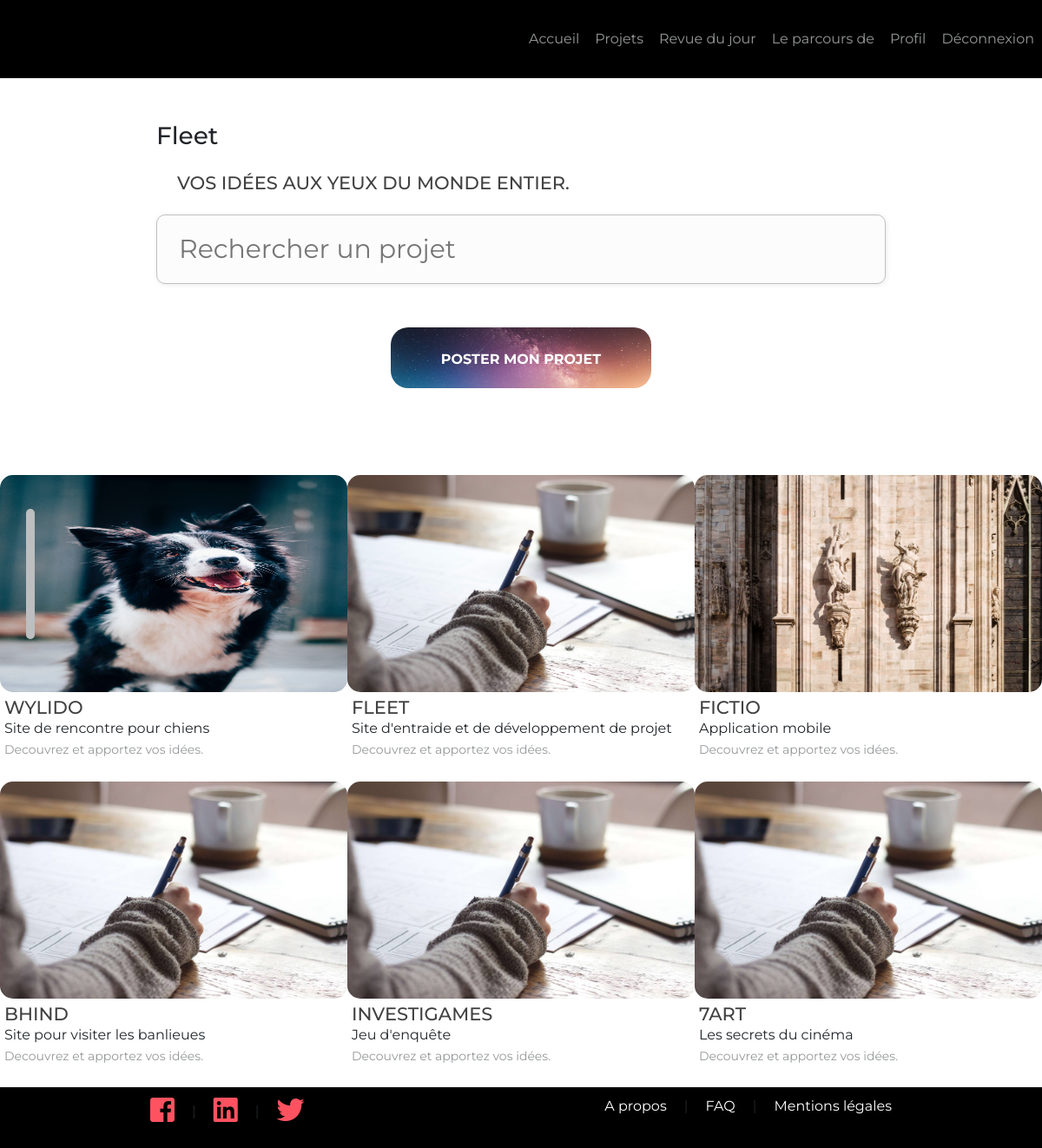
Page /allprojets.php (signed in) on the committed database.
### tables this page shows
CREATE TABLE IF NOT EXISTS `projets` (
  `id` int(11) NOT NULL AUTO_INCREMENT,
  `title` varchar(50) NOT NULL DEFAULT '0',
  `like_count` int(11) NOT NULL DEFAULT '0',
  `description` text,
  `background` varchar(255) DEFAULT NULL,
  `baseline` varchar(255) DEFAULT NULL,
  `support` text,
  `objectif` text,
  `cibles` text,
  `created_at` datetime DEFAULT CURRENT_TIMESTAMP,
  `id_user` int(11) DEFAULT NULL,
  PRIMARY KEY (`id`)
);

### class/Database.php (called while the page is built, shortened)
<?php
  class Database{
    private $pdo;
    public function __construct($login, $password, $database_name, $host = 'localhost'){
      $this->pdo = new PDO("mysql:dbname=$database_name;host=$host", $login, $password);
      $this->pdo->setAttribute(PDO::ATTR_ERRMODE, PDO::ERRMODE_EXCEPTION);
      $this->pdo->setAttribute(PDO::ATTR_DEFAULT_FETCH_MODE, PDO::FETCH_OBJ);
    }
    public function query($query, $params = false){
      try{
      if($params){
        $req = $this->pdo->prepare($query);
        $req->execute($params);
      }else{
        $req = $this->pdo->query($query);
      }
    }catch(PDOException $e){
      echo $e->getMessage();
      echo $e->getFile();
      echo $e->getLine();
      print_r($e->getTrace());
      die();
    }
      return $req;
    }
  }
 ?>

### class/App.php (called while the page is built, shortened)
<?php
class App{
  static $db = null;
  static function getDatabase(){
    if(!self::$db){
      self::$db = new Database('root','','basefleet');
    }
    return self::$db;
  }
}
?>

### allprojets.php (the view, shortened to what this page needs)
<?php
	$db = App::getDatabase();
	$projets = $db->query("SELECT * FROM projets ORDER BY `projets`.`created_at` DESC")->fetchAll();
	$image = new Image();
	require 'inc/header.php';
	?>
	<header class="header">
		<?php if(isset($_SESSION['auth'])): ?>
			<div class="nav">
				<div class="nav-items"><a href="main.php">Accueil</a></div>
				<div class="nav-items"><a href="allprojets.php">Projets</a></div>
				<div class="nav-items"><a href="allrevu.php">Revue du jour</a></div>
				<div class="nav-items"><a href="allparcours.php">Le parcours de</a></div>
				<div class="nav-items"><a href="profil.php">Profil</a></div>
				<div class="nav-items"><a href="logout.php">Déconnexion</a></div>
			</div>
		<?php endif; ?>
	</header>
	<div class="menu-toggler" id="menu-toggler"></div>
						<img src="<?php $image->getImage($_SESSION['auth']->avatar, "avatar"); ?>" alt="">
	<div class="main-caption">
			<div class="form-field">
					<div class="field-caption">
							<h3>Fleet</h3>
							<h2>Vos idées aux yeux du monde entier.</h2>
					</div>
					<div class="field">
						<form>
							<input id="search" type="text" class="field-input" placeholder="Rechercher un projet" name="input" autocomplete="off">
						</form>
				</div>
			</div>
	</div>
	<div class="menu-btns">
			<div class="menu--proposition"><a href="postprojet.php">Poster mon projet</a></div>
	</div>
	<div class="h--posts" >
		<?php foreach ($projets as $projet): ?>
			<div class="h--posts-item projet_lifestyle projet">
					<a class="h--post-link" href="projet.php?projet=<?php echo $projet->id; ?>"></a>
					<div class="h--post-item-img">
							<img src="<?php $image->getImage($projet->background, "projets"); ?>" alt="project_image">
					</div>
					<div class="h--post-desc">
							<h2 class="titre"><?php echo $projet->title; ?></h2>
							<p><?php echo $projet->baseline; ?></p>
							<span class="h--post-subdesc">
									 Decouvrez et apportez vos idées.
							</span>
					</div>
			</div>
		<?php endforeach; ?>
	</div>
	</div>
	<br>
<footer class="footer">
	<div class="reseaux" style="position:relative; left:auto;">
		<table cellpadding=10>
		<tr>
			<td><li class="foot-item"><a href="https://www.facebook.com/Fleet-change-your-world-177344952913438/?hc_ref=ARS6ZUejbmzCW9VHWZKC062UwGJEfvBM9DbdQtFk7oLbycEvxORS708jI82fldH3alo&fref=nf" target="_blank"><i class="fab fa-facebook-square fa-2x"></i></a></li></td>
			<td>|</td>
			<td><li class="foot-item"><a href="" target="_blank"><i class="fab fa-linkedin fa-2x"></i></a></li></td>
			<td>|</td>
			<td><li class="foot-item"><a href="https://twitter.com/fleetcyw" target="_blank"><i class="fab fa-twitter fa-2x"></i></a></li></td>
		</tr>
		</table>
	</div>
	<div style="float:right;">
		<table cellpadding=10>
		<tr>
			<td><li class="foot-item"><a href="apropos.php">A propos </a></li></td>
			<td>|</td>
			<td><li class="foot-item"><a href="faq.php">FAQ</a></li></td>
			<td>|</td>
			<td><li class="foot-item"><a href="mention.php">Mentions légales</a></li></td>
		</tr>
		</table>
	</div>
</footer>
</body>
</html>

### inc/header.php (shortened to what this page needs)
<!DOCTYPE html>
<html lang="fr">
<head>
    <link rel="stylesheet" href="https://maxcdn.bootstrapcdn.com/bootstrap/4.0.0/css/bootstrap.min.css">
	<link rel="stylesheet" href="css/styleMax.css">
	<link rel="stylesheet" href="css/fonts/fontawesome-all.css">
</head>
<body>
	<div class="global" id="global">

### class/image.php (shortened to what this page needs)
<?php
class Image {
    public function getImage($fileName, $chemin, $imgDefault="fleet.png"){
      $path ="img/". $chemin ."/";
      $target_dir = __DIR__ . DIRECTORY_SEPARATOR . ".." . DIRECTORY_SEPARATOR . "img" . DIRECTORY_SEPARATOR . $chemin . DIRECTORY_SEPARATOR;
      if(is_file($target_dir.$fileName)){
        echo $path.$fileName;
      }else{
        echo $path.$imgDefault;
      }
    }
}

### css/styleMax.css (style rules this page uses)
* { -moz-box-sizing: border-box; -webkit-box-sizing: border-box; box-sizing: border-box; }
body { margin: 0; padding: 0; font-family: Montserrat, Arial, Helvetica, sans-serif; }
h2 { color: #414141; text-transform: uppercase; margin-bottom: 5px; font-size: 21px; }
.footer { background-color: black; padding-bottom : 20px; padding-bottom : 15px; display: -webkit-flex; display: flex; -webkit-justify-content: space-around; justify-content: space-around; -webkit-align-items: flex-start; align-items: flex-start; -webkit-flex-wrap: wrap; flex-wrap: wrap; }
.footer li { list-style: none; }
.footer i { color: #ff5260; }
.footer a { text-decoration: none; color:white; }
.global { width: 100%; margin: 0 auto; min-height: calc(100vh - 128px); position: relative; overflow: hidden; *zoom: 1; }
.menu-toggler { position: fixed; z-index: 9; width: 10px; height: 150px; cursor: pointer; top: calc(50% - 75px); left: 30px; border-radius: 10px; background-color: #bcbebf; transition: all 0.2s ease; }
.form-field { width: 100%; margin: 50px auto; }
.field { position: relative; }
.field-caption h2 { margin: 24px;; }
.field-input { position: relative; width: 100%; padding: 8px 230px 8px 25px; line-height: 16px; height: 80px !important; font-family: Montserrat, sans-serif; font-size: 30px; font-weight: 400; color: #414141; border: none; -webkit-appearance: none; -moz-box-shadow: 1px 1px 6px #ebebeb; -webkit-box-shadow: 1px 1px 6px #ebebeb; box-shadow: 1px 1px 6px #ebebeb; background: #fcfcfc; border: solid 1px #C0C0C0; border-radius: 10px; height: 50px; outline: none; transition: box-shadow 0.3s ease-in; }
.header { background-color : black; height: 90px; display: -webkit-flex; display: flex; -webkit-justify-content: flex-end; justify-content: flex-end; -webkit-align-items: center; align-items: center; }
.header .nav { width: 50%; display: -webkit-flex; display: flex; -webkit-justify-content: space-around; justify-content: space-around; -webkit-align-items: flex-start; align-items: flex-start; -webkit-flex-wrap: wrap; flex-wrap: wrap; }
.header .nav .nav-items a { color: #95989a; text-decoration: none; display: block; }
.main-caption { width: 70%; margin: 0 auto; }
.h--posts { margin-top: 75px; overflow: initial; display: -webkit-flex; display: flex; -webkit-justify-content: space-evenly; justify-content: space-evenly; -webkit-align-items: flex-start; align-items: flex-start; -webkit-flex-wrap: wrap; flex-wrap: wrap; }
.h--posts .h--posts-item { position: relative; margin-top: 25px; width: 400px; transition: all 0.3s ease; -moz-border-radius: 50px; -webkit-border-radius: 50px; border-radius: 50px; }
.h--posts .h--posts-item .h--post-link { position: absolute; top: 0; left: 0; bottom: 0; right: 0; }
.h--posts .h--posts-item .h--post-item-img { width: 400px; height: 250px; }
.h--posts .h--posts-item .h--post-item-img img { -moz-border-radius: 15px; -webkit-border-radius: 15px; border-radius: 15px; width: 100%; height: 100%; }
.h--posts .h--posts-item .h--post-desc { margin-left: 5px; margin-top: 5px; }
.h--posts .h--posts-item .h--post-desc h2 { margin-bottom: 0; }
.h--posts .h--posts-item .h--post-desc p { margin: 0; }
.h--posts .h--posts-item .h--post-desc .h--post-subdesc { font-size: 14px; color: #95989a; }
.menu--proposition { text-align: center; width: 300px; height: 70px; margin: 15px auto; background-image: url("../img/togglers/btn-prop.jpg"); border-radius: 20px; background-repeat: no-repeat; background-size: cover; background-position: 0px -50px; }
.menu--proposition a { padding-top: 25px; display: -webkit-flex; display: flex; -webkit-justify-content: center; justify-content: center; -webkit-align-items: center; align-items: center; display: block; width: 100%; height: 100%; font-weight: bold; color: #fff; text-align: center; text-transform: uppercase; text-decoration: none; }
a { text-decoration: none; }

### rows in the picture
projets: background (picture), title "WYLIDO", baseline "Site de rencontre pour chiens"
projets: background (picture), title "FLEET", baseline "Site d'entraide et de développement de projet"
projets: background (picture), title "FICTIO", baseline "Application mobile"
projets: title "BHIND", baseline "Site pour visiter les banlieues"
projets: title "INVESTIGAMES", baseline "Jeu d'enquête"
projets: title "7ART", baseline "Les secrets du cinéma"
